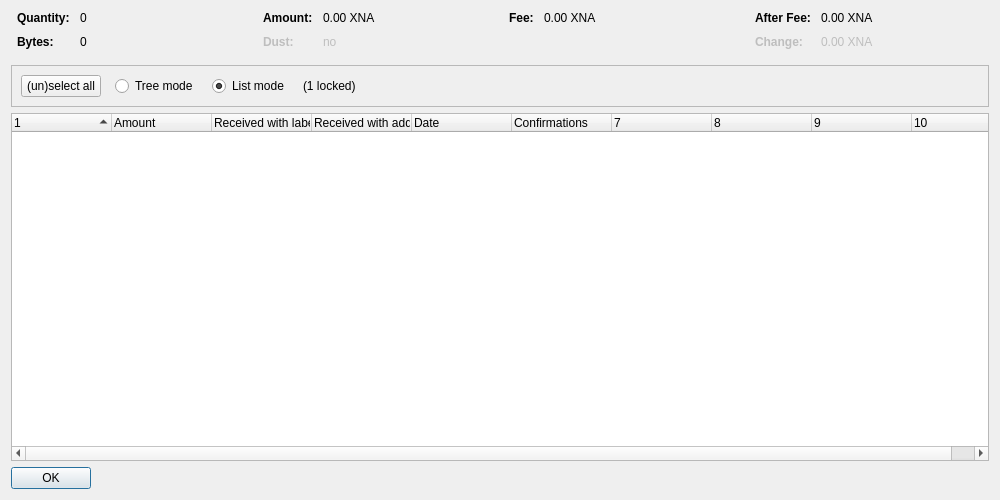
<?xml version="1.0" encoding="UTF-8"?>
<ui version="4.0">
 <class>CoinControlDialog</class>
 <widget class="QDialog" name="CoinControlDialog">
  <property name="geometry">
   <rect>
    <x>0</x>
    <y>0</y>
    <width>1000</width>
    <height>500</height>
   </rect>
  </property>
  <property name="windowTitle">
   <string>Coin Selection</string>
  </property>
  <layout class="QVBoxLayout" name="verticalLayout">
   <item>
    <layout class="QHBoxLayout" name="horizontalLayoutTop" stretch="0,0,0,0">
     <property name="topMargin">
      <number>0</number>
     </property>
     <property name="bottomMargin">
      <number>10</number>
     </property>
     <item>
      <layout class="QFormLayout" name="formLayoutCoinControl1">
       <property name="horizontalSpacing">
        <number>10</number>
       </property>
       <property name="verticalSpacing">
        <number>10</number>
       </property>
       <property name="leftMargin">
        <number>6</number>
       </property>
       <property name="rightMargin">
        <number>6</number>
       </property>
       <item row="0" column="0">
        <widget class="QLabel" name="labelCoinControlQuantityText">
         <property name="font">
          <font>
           <weight>75</weight>
           <bold>true</bold>
          </font>
         </property>
         <property name="text">
          <string>Quantity:</string>
         </property>
        </widget>
       </item>
       <item row="0" column="1">
        <widget class="QLabel" name="labelCoinControlQuantity">
         <property name="cursor">
          <cursorShape>IBeamCursor</cursorShape>
         </property>
         <property name="contextMenuPolicy">
          <enum>Qt::ActionsContextMenu</enum>
         </property>
         <property name="text">
          <string notr="true">0</string>
         </property>
         <property name="textInteractionFlags">
          <set>Qt::LinksAccessibleByMouse|Qt::TextSelectableByKeyboard|Qt::TextSelectableByMouse</set>
         </property>
        </widget>
       </item>
       <item row="1" column="0">
        <widget class="QLabel" name="labelCoinControlBytesText">
         <property name="font">
          <font>
           <weight>75</weight>
           <bold>true</bold>
          </font>
         </property>
         <property name="text">
          <string>Bytes:</string>
         </property>
        </widget>
       </item>
       <item row="1" column="1">
        <widget class="QLabel" name="labelCoinControlBytes">
         <property name="cursor">
          <cursorShape>IBeamCursor</cursorShape>
         </property>
         <property name="contextMenuPolicy">
          <enum>Qt::ActionsContextMenu</enum>
         </property>
         <property name="text">
          <string notr="true">0</string>
         </property>
         <property name="textInteractionFlags">
          <set>Qt::LinksAccessibleByMouse|Qt::TextSelectableByKeyboard|Qt::TextSelectableByMouse</set>
         </property>
        </widget>
       </item>
      </layout>
     </item>
     <item>
      <layout class="QFormLayout" name="formLayoutCoinControl2">
       <property name="horizontalSpacing">
        <number>10</number>
       </property>
       <property name="verticalSpacing">
        <number>10</number>
       </property>
       <property name="leftMargin">
        <number>6</number>
       </property>
       <property name="rightMargin">
        <number>6</number>
       </property>
       <item row="0" column="0">
        <widget class="QLabel" name="labelCoinControlAmountText">
         <property name="font">
          <font>
           <weight>75</weight>
           <bold>true</bold>
          </font>
         </property>
         <property name="text">
          <string>Amount:</string>
         </property>
        </widget>
       </item>
       <item row="0" column="1">
        <widget class="QLabel" name="labelCoinControlAmount">
         <property name="cursor">
          <cursorShape>IBeamCursor</cursorShape>
         </property>
         <property name="contextMenuPolicy">
          <enum>Qt::ActionsContextMenu</enum>
         </property>
         <property name="text">
          <string notr="true">0.00 XNA</string>
         </property>
         <property name="textInteractionFlags">
          <set>Qt::LinksAccessibleByMouse|Qt::TextSelectableByKeyboard|Qt::TextSelectableByMouse</set>
         </property>
        </widget>
       </item>
       <item row="1" column="0">
        <widget class="QLabel" name="labelCoinControlLowOutputText">
         <property name="enabled">
          <bool>false</bool>
         </property>
         <property name="font">
          <font>
           <weight>75</weight>
           <bold>true</bold>
          </font>
         </property>
         <property name="text">
          <string>Dust:</string>
         </property>
        </widget>
       </item>
       <item row="1" column="1">
        <widget class="QLabel" name="labelCoinControlLowOutput">
         <property name="enabled">
          <bool>false</bool>
         </property>
         <property name="cursor">
          <cursorShape>IBeamCursor</cursorShape>
         </property>
         <property name="contextMenuPolicy">
          <enum>Qt::ActionsContextMenu</enum>
         </property>
         <property name="text">
          <string notr="true">no</string>
         </property>
         <property name="textInteractionFlags">
          <set>Qt::LinksAccessibleByMouse|Qt::TextSelectableByKeyboard|Qt::TextSelectableByMouse</set>
         </property>
        </widget>
       </item>
      </layout>
     </item>
     <item>
      <layout class="QFormLayout" name="formLayoutCoinControl3">
       <property name="horizontalSpacing">
        <number>10</number>
       </property>
       <property name="verticalSpacing">
        <number>10</number>
       </property>
       <property name="leftMargin">
        <number>6</number>
       </property>
       <property name="rightMargin">
        <number>6</number>
       </property>
       <item row="0" column="0">
        <widget class="QLabel" name="labelCoinControlFeeText">
         <property name="font">
          <font>
           <weight>75</weight>
           <bold>true</bold>
          </font>
         </property>
         <property name="text">
          <string>Fee:</string>
         </property>
        </widget>
       </item>
       <item row="0" column="1">
        <widget class="QLabel" name="labelCoinControlFee">
         <property name="cursor">
          <cursorShape>IBeamCursor</cursorShape>
         </property>
         <property name="contextMenuPolicy">
          <enum>Qt::ActionsContextMenu</enum>
         </property>
         <property name="text">
          <string notr="true">0.00 XNA</string>
         </property>
         <property name="textInteractionFlags">
          <set>Qt::LinksAccessibleByMouse|Qt::TextSelectableByKeyboard|Qt::TextSelectableByMouse</set>
         </property>
        </widget>
       </item>
      </layout>
     </item>
     <item>
      <layout class="QFormLayout" name="formLayoutCoinControl4">
       <property name="horizontalSpacing">
        <number>10</number>
       </property>
       <property name="verticalSpacing">
        <number>10</number>
       </property>
       <property name="leftMargin">
        <number>6</number>
       </property>
       <property name="rightMargin">
        <number>6</number>
       </property>
       <item row="0" column="0">
        <widget class="QLabel" name="labelCoinControlAfterFeeText">
         <property name="font">
          <font>
           <weight>75</weight>
           <bold>true</bold>
          </font>
         </property>
         <property name="text">
          <string>After Fee:</string>
         </property>
        </widget>
       </item>
       <item row="0" column="1">
        <widget class="QLabel" name="labelCoinControlAfterFee">
         <property name="cursor">
          <cursorShape>IBeamCursor</cursorShape>
         </property>
         <property name="contextMenuPolicy">
          <enum>Qt::ActionsContextMenu</enum>
         </property>
         <property name="text">
          <string notr="true">0.00 XNA</string>
         </property>
         <property name="textInteractionFlags">
          <set>Qt::LinksAccessibleByMouse|Qt::TextSelectableByKeyboard|Qt::TextSelectableByMouse</set>
         </property>
        </widget>
       </item>
       <item row="1" column="0">
        <widget class="QLabel" name="labelCoinControlChangeText">
         <property name="enabled">
          <bool>false</bool>
         </property>
         <property name="font">
          <font>
           <weight>75</weight>
           <bold>true</bold>
          </font>
         </property>
         <property name="text">
          <string>Change:</string>
         </property>
        </widget>
       </item>
       <item row="1" column="1">
        <widget class="QLabel" name="labelCoinControlChange">
         <property name="enabled">
          <bool>false</bool>
         </property>
         <property name="cursor">
          <cursorShape>IBeamCursor</cursorShape>
         </property>
         <property name="contextMenuPolicy">
          <enum>Qt::ActionsContextMenu</enum>
         </property>
         <property name="text">
          <string notr="true">0.00 XNA</string>
         </property>
         <property name="textInteractionFlags">
          <set>Qt::LinksAccessibleByMouse|Qt::TextSelectableByKeyboard|Qt::TextSelectableByMouse</set>
         </property>
        </widget>
       </item>
      </layout>
     </item>
    </layout>
   </item>
   <item>
    <widget class="QFrame" name="frame">
     <property name="minimumSize">
      <size>
       <width>0</width>
       <height>40</height>
      </size>
     </property>
     <property name="frameShape">
      <enum>QFrame::StyledPanel</enum>
     </property>
     <property name="frameShadow">
      <enum>QFrame::Sunken</enum>
     </property>
     <layout class="QHBoxLayout" name="horizontalLayout">
      <item>
       <layout class="QHBoxLayout" name="horizontalLayoutPanel" stretch="0,0,0,0,0">
        <property name="spacing">
         <number>14</number>
        </property>
        <item>
         <widget class="QPushButton" name="pushButtonSelectAll">
          <property name="sizePolicy">
           <sizepolicy hsizetype="Maximum" vsizetype="Fixed">
            <horstretch>0</horstretch>
            <verstretch>0</verstretch>
           </sizepolicy>
          </property>
          <property name="text">
           <string>(un)select all</string>
          </property>
          <property name="autoDefault">
           <bool>false</bool>
          </property>
         </widget>
        </item>
        <item>
         <widget class="QRadioButton" name="radioTreeMode">
          <property name="sizePolicy">
           <sizepolicy hsizetype="Maximum" vsizetype="Fixed">
            <horstretch>0</horstretch>
            <verstretch>0</verstretch>
           </sizepolicy>
          </property>
          <property name="text">
           <string>Tree mode</string>
          </property>
         </widget>
        </item>
        <item>
         <widget class="QRadioButton" name="radioListMode">
          <property name="sizePolicy">
           <sizepolicy hsizetype="Maximum" vsizetype="Fixed">
            <horstretch>0</horstretch>
            <verstretch>0</verstretch>
           </sizepolicy>
          </property>
          <property name="text">
           <string>List mode</string>
          </property>
          <property name="checked">
           <bool>true</bool>
          </property>
         </widget>
        </item>
        <item>
         <widget class="QLabel" name="labelLocked">
          <property name="text">
           <string notr="true">(1 locked)</string>
          </property>
         </widget>
        </item>
        <item>
         <spacer name="horizontalSpacer">
          <property name="orientation">
           <enum>Qt::Horizontal</enum>
          </property>
          <property name="sizeHint" stdset="0">
           <size>
            <width>40</width>
            <height>20</height>
           </size>
          </property>
         </spacer>
        </item>
       </layout>
      </item>
     </layout>
    </widget>
   </item>
   <item>
    <widget class="CoinControlTreeWidget" name="treeWidget">
     <property name="contextMenuPolicy">
      <enum>Qt::CustomContextMenu</enum>
     </property>
     <property name="sortingEnabled">
      <bool>false</bool>
     </property>
     <property name="columnCount">
      <number>10</number>
     </property>
     <attribute name="headerShowSortIndicator" stdset="0">
      <bool>true</bool>
     </attribute>
     <attribute name="headerStretchLastSection">
      <bool>false</bool>
     </attribute>
     <column>
      <property name="text">
       <string/>
      </property>
     </column>
     <column>
      <property name="text">
       <string>Amount</string>
      </property>
     </column>
     <column>
      <property name="text">
       <string>Received with label</string>
      </property>
     </column>
     <column>
      <property name="text">
       <string>Received with address</string>
      </property>
     </column>
     <column>
      <property name="text">
       <string>Date</string>
      </property>
     </column>
     <column>
      <property name="text">
       <string>Confirmations</string>
      </property>
      <property name="toolTip">
       <string>Confirmed</string>
      </property>
     </column>
     <column>
      <property name="text">
       <string/>
      </property>
     </column>
     <column>
      <property name="text">
       <string/>
      </property>
     </column>
     <column>
      <property name="text">
       <string/>
      </property>
     </column>
     <column>
      <property name="text">
       <string/>
      </property>
     </column>
    </widget>
   </item>
   <item>
    <widget class="QDialogButtonBox" name="buttonBox">
     <property name="sizePolicy">
      <sizepolicy hsizetype="Maximum" vsizetype="Fixed">
       <horstretch>0</horstretch>
       <verstretch>0</verstretch>
      </sizepolicy>
     </property>
     <property name="orientation">
      <enum>Qt::Horizontal</enum>
     </property>
     <property name="standardButtons">
      <set>QDialogButtonBox::Ok</set>
     </property>
    </widget>
   </item>
  </layout>
 </widget>
 <customwidgets>
  <customwidget>
   <class>CoinControlTreeWidget</class>
   <extends>QTreeWidget</extends>
   <header>coincontroltreewidget.h</header>
  </customwidget>
 </customwidgets>
 <resources/>
 <connections/>
</ui>
